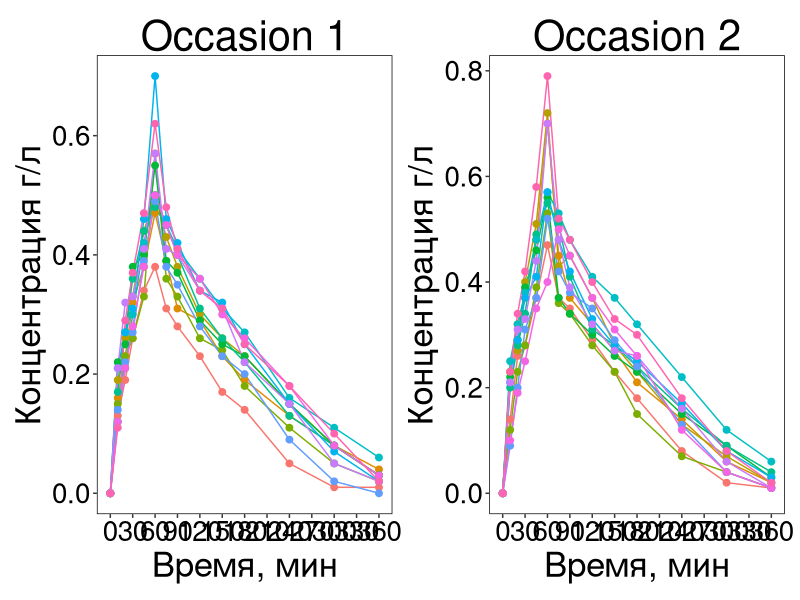
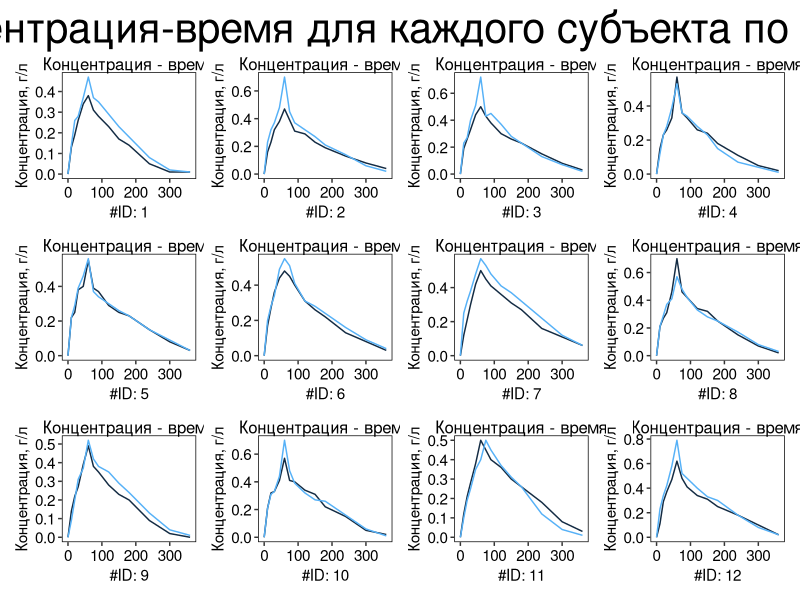
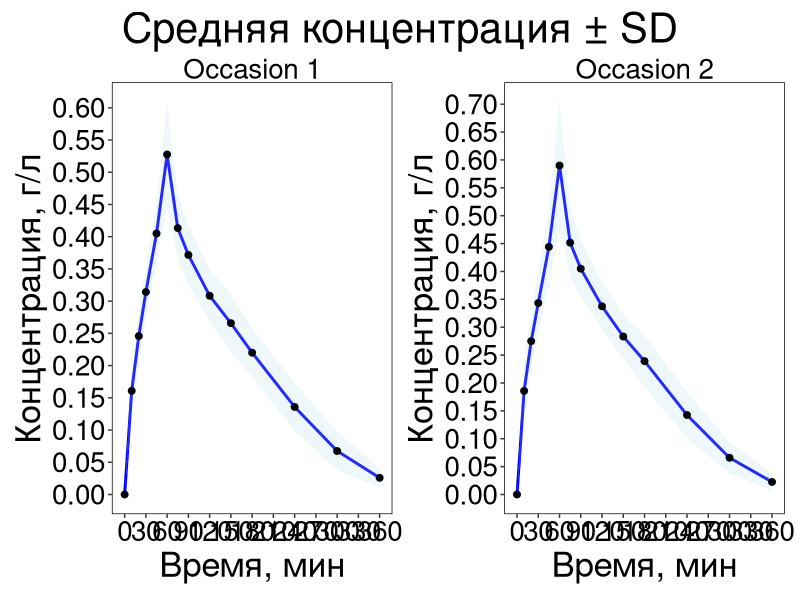
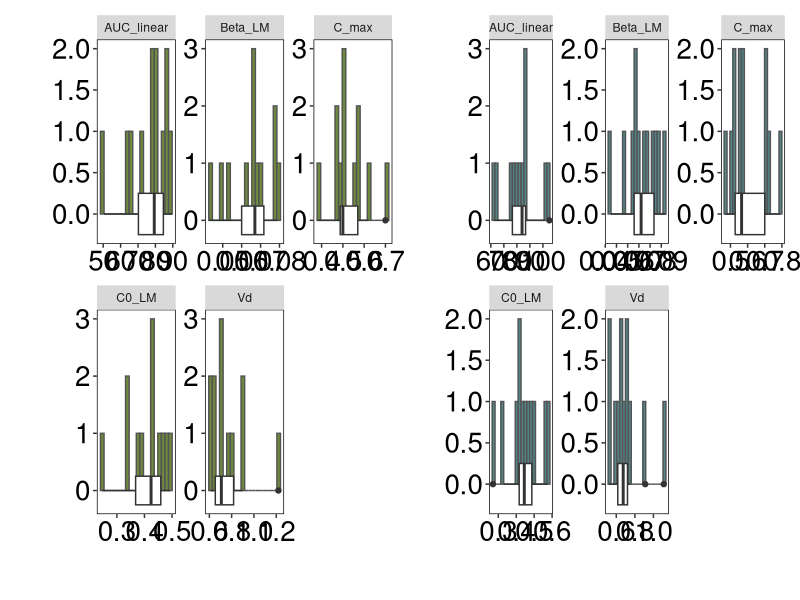
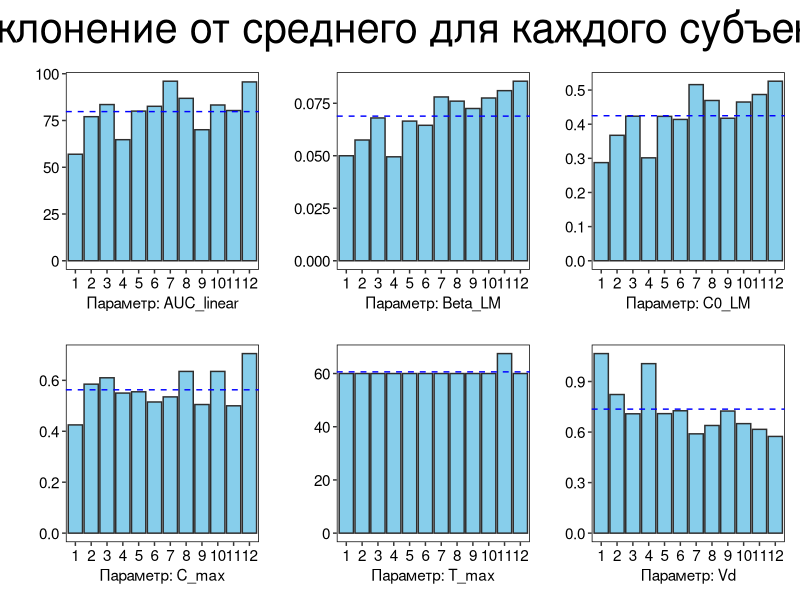

R code for these plots, in order:
## ---- chunk 1
library(tidyverse)
library(readr)
library(skimr)
library(patchwork)
## ---- chunk 2
Ammon_1996 <- read_csv("data/raw/Ammon-1996.csv")
Ammon_clean <- Ammon_1996 %>% 
  select(subject_id,
         occasion,
         dose_g_per_kg,
         time_min,
         conc_g_per_L)

theme_custom <- theme(
  axis.text = element_text(size = 20),
  axis.title = element_text(size = 25),
  plot.title = element_text(size = 30, hjust = 0.5),
  plot.subtitle = element_text(size = 20, hjust = 0.5),
  legend.title = element_text(size = 20),
  legend.text = element_text(size = 15),
  panel.background = element_rect(fill = "white"), 
  panel.grid = element_blank()
)
theme_set(theme_custom)
## ---- chunk 3
occasion_1 <- Ammon_clean %>% 
  filter(occasion == 1) %>% 
  group_by(subject_id) %>% 
  ggplot()+
  geom_line(aes(x = time_min, y = conc_g_per_L, group = subject_id, colour = factor(subject_id))) +
  geom_point(aes(x = time_min, y = conc_g_per_L, colour = factor(subject_id)), size = 2) +
  scale_x_continuous(breaks = seq(0, 360, by = 30)) +
  labs(x = "Время, мин",
       y = "Концентрация г/л",
       title = "Occasion 1")+
  theme(legend.position = "none")

occasion_2 <- Ammon_clean %>% 
  filter(occasion == 2) %>% 
  group_by(subject_id) %>% 
  ggplot()+
  geom_line(aes(x = time_min, y = conc_g_per_L, group = subject_id, colour = factor(subject_id)))+
  geom_point(aes(x = time_min, y = conc_g_per_L, colour = factor(subject_id)), size = 2) +
  scale_x_continuous(breaks = seq(0, 360, by = 30)) +
    labs(x = "Время, мин",
       y = "Концентрация г/л",
       title = "Occasion 2") +
  theme(legend.position = "none")

(occasion_1 | occasion_2)
## ---- chunk 4
temp_1 <- ggplot(Ammon_clean) +
  labs(title = "Концентрация - время",
       y = "Концентрация, г/л")+
  theme(axis.text = element_text(size = 11),
        axis.title = element_text(size = 11),
        plot.title = element_text(size = 12, hjust = 0.5),
        legend.position = "none")

conc_time_func <- function(subID,
                      mapping = aes(x = time_min, y = conc_g_per_L, group = occasion, colour = occasion),
                          ...){
  conc_time <- Ammon_clean %>% 
    filter(subject_id == subID) %>% 
    geom_line(mapping = mapping)}

subjID = unique(Ammon_clean$subject_id)

conc_time <- map(subjID, 
                \(x) temp_1+
                  conc_time_func(subID=x)+
                  scale_x_continuous(name = paste0("#ID: ", x)))

wrap_plots(conc_time) &
  plot_annotation(title = "Сравнение концентрация-время для каждого субъекта по 2 экспериментам") 
## ---- chunk 5
summ_ammon_1 <- Ammon_clean %>% 
  group_by(time_min) %>% 
  filter(occasion == 1) %>% 
  summarise(
    mean_conc = mean(conc_g_per_L, na.rm = TRUE),
    sd_conc   = sd(conc_g_per_L, na.rm = TRUE)
  )

summ_ammon_1

summ_ammon_2 <- Ammon_clean %>% 
  group_by(time_min) %>% 
  filter(occasion == 2) %>% 
  summarise(
    mean_conc = mean(conc_g_per_L, na.rm = TRUE),
    sd_conc   = sd(conc_g_per_L, na.rm = TRUE)
  )

summ_ammon_2
## ---- chunk 6


summ_1 <- ggplot(summ_ammon_1, aes(x = time_min, y = mean_conc)) +
  geom_line(color = "blue", size = 1) +
  geom_ribbon(aes(ymin = mean_conc - sd_conc,
                  ymax = mean_conc + sd_conc),
              alpha = 0.2, fill = "lightblue") +
  geom_point(size = 2) +
  scale_x_continuous(breaks = seq(0, 360, by = 30)) +
  labs(x = "Время, мин",
       y = "Концентрация, г/л",
      subtitle = "Occasion 1") +
  scale_y_continuous(
    breaks = seq(0, 1, 0.05)
  ) 

summ_2 <- ggplot(summ_ammon_2, aes(x = time_min, y = mean_conc)) +
  geom_line(color = "blue", size = 1) +
  geom_ribbon(aes(ymin = mean_conc - sd_conc,
                  ymax = mean_conc + sd_conc),
              alpha = 0.2, fill = "lightblue") +
  geom_point(size = 2) +
  scale_x_continuous(breaks = seq(0, 360, by = 30)) +
  labs(x = "Время, мин",
       y = "Концентрация, г/л",
      subtitle = "Occasion 2") +
  scale_y_continuous(
    breaks = seq(0, 1, 0.05)
  ) 


(summ_1 | summ_2) +
  plot_annotation(title = "Средняя концентрация ± SD" )

## ---- chunk 7
AUC_calc <- function(time, conc) {
  AUC_value <- 0
  for (i in 1:(length(time) - 1)) {
    AUC_value <- AUC_value + 0.5 * (conc[i] + conc[i+1]) * (time[i+1] - time[i])
  }
  return(AUC_value)
}

Beta_LM_calc <- function(time, conc) {
  linear <- lm(conc ~ time) 
  cf <- coefficients(linear)[2] * (-60) 
  return(cf)
  }

C0_LM_calc <- function(time, conc) {
  linear <- lm(conc ~ time) 
  cf <- coefficients(linear)[1]
  return(cf)
  }

pk_params <- Ammon_clean %>% 
  group_by(subject_id,
           occasion) %>% 
  summarise(
    C_max = max(conc_g_per_L),
    T_max = time_min[which.max(conc_g_per_L)],
    AUC_linear = AUC_calc(time_min, conc_g_per_L),
    Beta_LM = Beta_LM_calc(tail(time_min, 4), tail(conc_g_per_L, 4)),
    C0_LM = C0_LM_calc(tail(time_min, 4), tail(conc_g_per_L, 4)),
    Dose = unique(dose_g_per_kg),
    Vd = Dose / C0_LM)

summary(pk_params)
  
## ---- chunk 8
cv <-  function(val, na.rm=TRUE) {
  sd(val, na.rm = na.rm)/mean(val, na.rm = na.rm) * 100
}

pk_params_summ <- pk_params %>% 
  pivot_longer(cols = everything(), names_to = "variable") %>% 
  group_by(variable) %>% 
  summarize(
    Mean = mean(value, na.rm = TRUE),
    Median = median(value, na.rm = TRUE),
    StDev = sd(value, na.rm = TRUE),
    CV = cv(value)
  )

pk_params_summ
## ---- chunk 9
summ_oc_1 <- pk_params %>% 
  filter(occasion == 1) %>% 
  select(AUC_linear,
         Beta_LM,
         C0_LM,
         C_max,
         Vd) %>% 
  pivot_longer(cols = AUC_linear:Vd, names_to = "variable") %>% 
  ggplot(aes(x = value)) +
  geom_histogram(bins = 20, fill = "#6E8B3D", colour = "grey33") +
  geom_boxplot(width = 0.5) +
  facet_wrap(~ variable, scales = "free") +
  labs(y = " ",
       x = " ")

summ_oc_2 <- pk_params %>% 
  filter(occasion == 2) %>% 
  select(AUC_linear,
         Beta_LM,
         C0_LM,
         C_max,
         Vd) %>% 
  pivot_longer(cols = AUC_linear:Vd, names_to = "variable") %>% 
  ggplot(aes(x = value)) +
  geom_histogram(bins = 20, fill = "cadetblue4", colour = "grey33") +
  geom_boxplot(width = 0.5) +
  facet_wrap(~ variable, scales = "free") +
  labs(y = " ",
       x = " ")

summ_oc_1 | summ_oc_2
## ---- chunk 10
Cmax_aov <- aov(C_max ~ factor(subject_id) + factor(occasion),
                data = pk_params)
cat("ANOVA Cmax\n")
summary(Cmax_aov)

## ---- chunk 11
Tmax_aov <- aov(T_max ~ factor(subject_id) + factor(occasion),
                data = pk_params)

cat("ANOVA Tmax\n")
summary(Tmax_aov)

## ---- chunk 12
AUC_aov <- aov(AUC_linear ~ factor(subject_id) + factor(occasion),
                data = pk_params)

cat("ANOVA AUC\n")
summary(AUC_aov)

## ---- chunk 13
Beta_aov <- aov(Beta_LM ~ factor(subject_id) + factor(occasion),
                data = pk_params)

cat("ANOVA Beta\n")
summary(Beta_aov)

## ---- chunk 14
C0_aov <- aov(C0_LM ~ factor(subject_id) + factor(occasion),
                data = pk_params)

cat("ANOVA C0\n")
summary(C0_aov)
## ---- chunk 15
Vd_aov <- aov(Vd ~ factor(subject_id) + factor(occasion),
                data = pk_params)

cat("ANOVA Vd\n")
summary(Vd_aov)
## ---- chunk 16
pk_params_log <- pk_params %>% 
  select(-subject_id, -occasion, -Dose) %>% 
  mutate(across(everything(), log))

pk_params_log$occasion <- pk_params$occasion

pk_params_log <- pk_params_log %>% 
  relocate(occasion, .after = subject_id)
## ---- chunk 17
AOV_calc <- function(df) {
  aov_var <- aov(value ~ factor(subject_id) + factor(occasion),
                data = df)
  aov_var <- summary(aov_var)
  return(aov_var)
}

pk_params_cv <- pk_params_log %>% 
  pivot_longer(cols = -c(subject_id, occasion), names_to = "variable") %>% 
  group_by(variable) %>% 
  summarize(
    MSb = AOV_calc(cur_data())[[1]]["Mean Sq"][[1]][1],
    MSw = AOV_calc(cur_data())[[1]]["Mean Sq"][[1]][3],
    Vb = (MSb - MSw)/4,
    Vw = MSw,
    Between_subj_var = (Vb/(Vb + Vw)) * 100,
    Within_subj_var = (Vw/(Vb + Vw)) * 100,
    CVintra = sqrt(exp(AOV_calc(cur_data())[[1]]["Mean Sq"][[1]][3]) - 1) * 100,
    CVinter = sqrt(exp(MSb) - 1) * 100,
    CVtotal = CVintra + CVinter
  )
## ---- chunk 18
pk_params_means <- pk_params %>% 
  group_by(subject_id) %>% 
  summarise(
    C_max = mean(C_max),
    T_max = mean(T_max),
    AUC_linear = mean(AUC_linear),
    Beta_LM = mean(Beta_LM),
    C0_LM = mean(C0_LM),
    Vd = mean(Vd))

temp_2 <- ggplot(pk_params_means) +
  labs(title = " ",
       x = "",
       y = "")+
  theme(axis.text = element_text(size = 11),
        axis.title = element_text(size = 11),
        plot.title = element_text(size = 12, hjust = 0.5),
        legend.position = "none")

mean_var_func <- function(var,
                      mapping = aes(x = as.factor(subject_id), y = .data[[var]]),
                          ...){
  mean_val <- mean(pk_params_means[[var]])
  mean_var <- pk_params_means %>% 
    list(
      geom_col(mapping = mapping, fill = "skyblue", colour = "gray18"),
      geom_hline(yintercept = mean_val, colour = "blue", linetype = "dashed"))}

variables = c(pk_params_summ$variable[1:4], pk_params_summ$variable[6:7])

mean_var <- map(variables, 
                \(x) temp_2+
                  mean_var_func(var=x)+
                  scale_x_discrete(name = paste0("Параметр: ", x)))

wrap_plots(mean_var) &
  plot_annotation(title = "Отклонение от среднего для каждого субъекта") 

